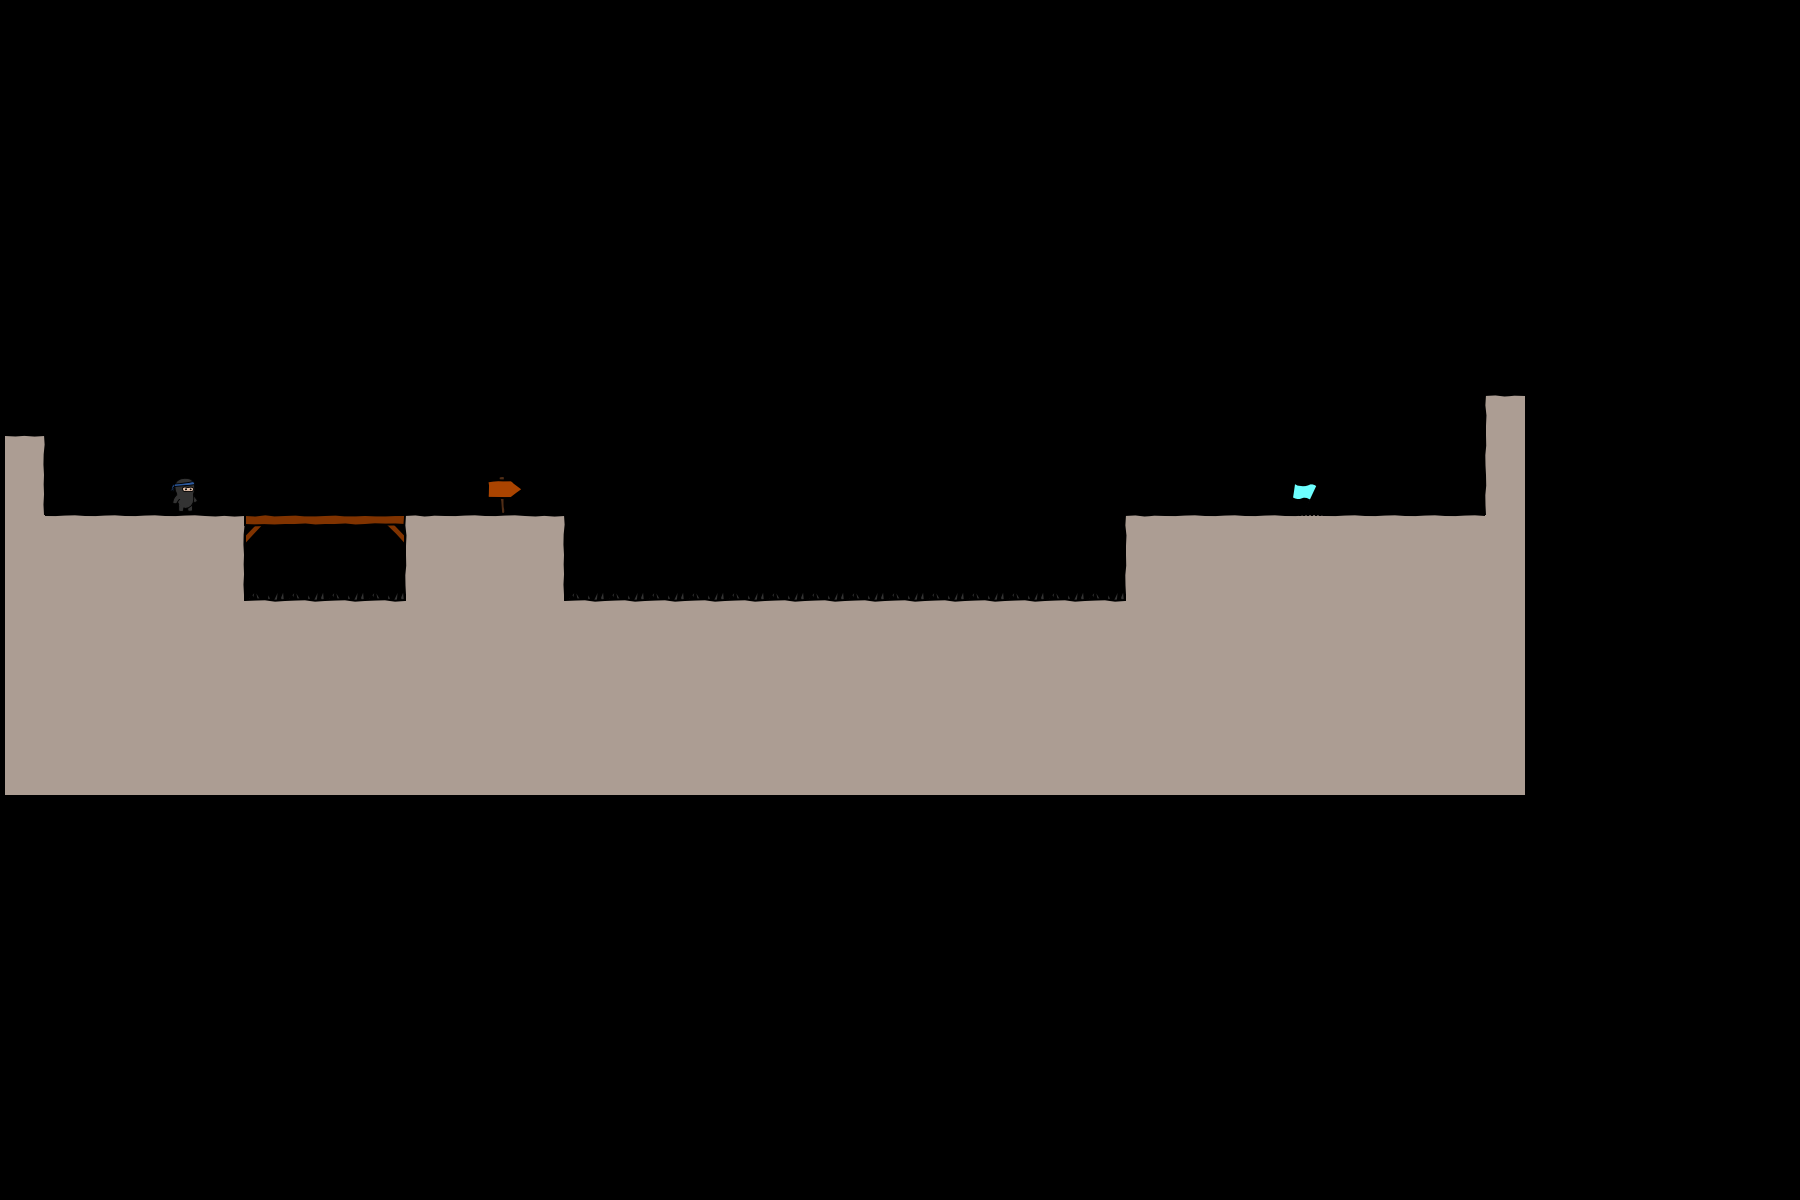

This game map was drawn from its Tiled (.tmx) file and the tilesets committed beside it. A one-line description and the full map source follow:
An orthogonal 45x30 tile map with 40x40 px tiles, 3 tile layers (bg, objects, fg), 2 tilesets.

<map version="1.0" orientation="orthogonal" width="45" height="30" tilewidth="40" tileheight="40">
 <tileset firstgid="1" name="world1" tilewidth="50" tileheight="50">
  <image source="world1.png" width="400" height="400" />
 </tileset>
 <tileset firstgid="65" name="objectpalette" tilewidth="50" tileheight="50">
  <image source="objectpalette.png" width="400" height="400" />
 </tileset>
 <layer name="bg" width="38" height="20">
  <data encoding="csv">  0,0,0,0,0,0,0,0,0,0,0,0,0,0,0,0,0,0,0,0,0,0,0,0,0,0,0,0,0,0,0,0,0,0,0,0,0,0,
  0,0,0,0,0,0,0,0,0,0,0,0,0,0,0,0,0,0,0,0,0,0,0,0,0,0,0,0,0,0,0,0,0,0,0,0,0,0,
  0,0,0,0,0,0,0,0,0,0,0,0,0,0,0,0,0,0,0,0,0,0,0,0,0,0,0,0,0,0,0,0,0,0,0,0,0,0,
  0,0,0,0,0,0,0,0,0,0,0,0,0,0,0,0,0,0,0,0,0,0,0,0,0,0,0,0,0,0,0,0,0,0,0,0,0,0,
  0,0,0,0,0,0,0,0,0,0,0,0,0,0,0,0,0,0,0,0,0,0,0,0,0,0,0,0,0,0,0,0,0,0,0,0,0,0,
  0,0,0,0,0,0,0,0,0,0,0,0,0,0,0,0,0,0,0,0,0,0,0,0,0,0,0,0,0,0,0,0,0,0,0,0,0,0,
  0,0,0,0,0,0,0,0,0,0,0,0,0,0,0,0,0,0,0,0,0,0,0,0,0,0,0,0,0,0,0,0,0,0,0,0,0,0,
  0,0,0,0,0,0,0,0,0,0,0,0,0,0,0,0,0,0,0,0,0,0,0,0,0,0,0,0,0,0,0,0,0,0,0,0,0,0,
  0,0,0,0,0,0,0,0,0,0,0,0,0,0,0,0,0,0,0,0,0,0,0,0,0,0,0,0,0,0,0,0,0,0,0,0,0,0,
  0,0,0,0,0,0,0,0,0,0,0,0,0,0,0,0,0,0,0,0,0,0,0,0,0,0,0,0,0,0,0,0,0,0,0,0,0,0,
  0,0,0,0,0,0,0,0,0,0,0,0,0,0,0,0,0,0,0,0,0,0,0,0,0,0,0,0,0,0,0,0,0,0,0,0,0,9,
  11,0,0,0,0,0,0,0,0,0,0,0,0,0,0,0,0,0,0,0,0,0,0,0,0,0,0,0,0,0,0,0,0,0,0,0,0,17,
  19,0,0,0,0,0,0,0,0,0,0,0,34,0,0,0,0,0,0,0,0,0,0,0,0,0,0,0,0,0,0,0,0,0,0,0,0,17,
  18,10,10,10,10,11,6,7,7,8,9,10,10,11,0,0,0,0,0,0,0,0,0,0,0,0,0,0,9,10,10,10,10,10,10,10,10,18,
  18,18,18,18,18,19,0,0,0,0,17,18,18,19,0,0,0,0,0,0,0,0,0,0,0,0,0,0,17,18,18,18,18,18,18,18,18,18,
  18,18,18,18,18,18,0,0,0,0,18,18,18,18,0,0,0,0,0,0,0,0,0,0,0,0,0,0,18,18,18,18,18,18,18,18,18,18,
  18,18,18,18,18,18,18,18,18,18,18,18,18,18,18,18,18,18,18,18,18,18,18,18,18,18,18,18,18,18,18,18,18,18,18,18,18,18,
  18,18,18,18,18,18,18,18,18,18,18,18,18,18,18,18,18,18,18,18,18,18,18,18,18,18,18,18,18,18,18,18,18,18,18,18,18,18,
  18,18,18,18,18,18,18,18,18,18,18,18,18,18,18,18,18,18,18,18,18,18,18,18,18,18,18,18,18,18,18,18,18,18,18,18,18,18,
  18,18,18,18,18,18,18,18,18,18,18,18,18,18,18,18,18,18,18,18,18,18,18,18,18,18,18,18,18,18,18,18,18,18,18,18,18,18
</data>
 </layer>
 <layer name="objects" width="38" height="20">
  <data encoding="csv">
  0,0,0,0,0,0,0,0,0,0,0,0,0,0,0,0,0,0,0,0,0,0,0,0,0,0,0,0,0,0,0,0,0,0,0,0,0,0,
  0,0,0,0,0,0,0,0,0,0,0,0,0,0,0,0,0,0,0,0,0,0,0,0,0,0,0,0,0,0,0,0,0,0,0,0,0,0,
  0,0,0,0,0,0,0,0,0,0,0,0,0,0,0,0,0,0,0,0,0,0,0,0,0,0,0,0,0,0,0,0,0,0,0,0,0,0,
  0,0,0,0,0,0,0,0,0,0,0,0,0,0,0,0,0,0,0,0,0,0,0,0,0,0,0,0,0,0,0,0,0,0,0,0,0,0,
  0,0,0,0,0,0,0,0,0,0,0,0,0,0,0,0,0,0,0,0,0,0,0,0,0,0,0,0,0,0,0,0,0,0,0,0,0,0,
  0,0,0,0,0,0,0,0,0,0,0,0,0,0,0,0,0,0,0,0,0,0,0,0,0,0,0,0,0,0,0,0,0,0,0,0,0,0,
  0,0,0,0,0,0,0,0,0,0,0,0,0,0,0,0,0,0,0,0,0,0,0,0,0,0,0,0,0,0,0,0,0,0,0,0,0,0,
  0,0,0,0,0,0,0,0,0,0,0,0,0,0,0,0,0,0,0,0,0,0,0,0,0,0,0,0,0,0,0,0,0,0,0,0,0,0,
  0,0,0,0,0,0,0,0,0,0,0,0,0,0,0,0,0,0,0,0,0,0,0,0,0,0,0,0,0,0,0,0,0,0,0,0,0,0,
  0,0,0,0,0,0,0,0,0,0,0,0,0,0,0,0,0,0,0,0,0,0,0,0,0,0,0,0,0,0,0,0,0,0,0,0,0,0,
  0,0,0,0,0,0,0,0,0,0,0,0,0,0,0,0,0,0,0,0,0,0,0,0,0,0,0,0,0,0,0,0,0,0,0,0,0,0,
  0,0,0,0,0,0,0,0,0,0,0,0,0,0,0,0,0,0,0,0,0,0,0,0,0,0,0,0,0,0,0,0,0,0,0,0,0,0,
  0,0,0,0,65,0,0,0,0,0,0,0,0,0,0,0,0,0,0,0,0,0,0,0,0,0,0,0,0,0,0,0,66,0,0,0,0,0,
  0,0,0,0,0,0,0,0,0,0,0,0,0,0,0,0,0,0,0,0,0,0,0,0,0,0,0,0,0,0,0,0,0,0,0,0,0,0,
  0,0,0,0,0,0,0,0,0,0,0,0,0,0,0,0,0,0,0,0,0,0,0,0,0,0,0,0,0,0,0,0,0,0,0,0,0,0,
  0,0,0,0,0,0,106,106,106,106,0,0,0,0,106,106,106,106,106,106,106,106,106,106,106,106,106,106,0,0,0,0,0,0,0,0,0,0,
  0,0,0,0,0,0,0,0,0,0,0,0,0,0,0,0,0,0,0,0,0,0,0,0,0,0,0,0,0,0,0,0,0,0,0,0,0,0,
  0,0,0,0,0,0,0,0,0,0,0,0,0,0,0,0,0,0,0,0,0,0,0,0,0,0,0,0,0,0,0,0,0,0,0,0,0,0,
  0,0,0,0,0,0,0,0,0,0,0,0,0,0,0,0,0,0,0,0,0,0,0,0,0,0,0,0,0,0,0,0,0,0,0,0,0,0,
  0,0,0,0,0,0,0,0,0,0,0,0,0,0,0,0,0,0,0,0,0,0,0,0,0,0,0,0,0,0,0,0,0,0,0,0,0,0
</data>
 </layer>
 <layer name="fg" width="38" height="20">
  <data encoding="csv">
  0,0,0,0,0,0,0,0,0,0,0,0,0,0,0,0,0,0,0,0,0,0,0,0,0,0,0,0,0,0,0,0,0,0,0,0,0,0,
  0,0,0,0,0,0,0,0,0,0,0,0,0,0,0,0,0,0,0,0,0,0,0,0,0,0,0,0,0,0,0,0,0,0,0,0,0,0,
  0,0,0,0,0,0,0,0,0,0,0,0,0,0,0,0,0,0,0,0,0,0,0,0,0,0,0,0,0,0,0,0,0,0,0,0,0,0,
  0,0,0,0,0,0,0,0,0,0,0,0,0,0,0,0,0,0,0,0,0,0,0,0,0,0,0,0,0,0,0,0,0,0,0,0,0,0,
  0,0,0,0,0,0,0,0,0,0,0,0,0,0,0,0,0,0,0,0,0,0,0,0,0,0,0,0,0,0,0,0,0,0,0,0,0,0,
  0,0,0,0,0,0,0,0,0,0,0,0,0,0,0,0,0,0,0,0,0,0,0,0,0,0,0,0,0,0,0,0,0,0,0,0,0,0,
  0,0,0,0,0,0,0,0,0,0,0,0,0,0,0,0,0,0,0,0,0,0,0,0,0,0,0,0,0,0,0,0,0,0,0,0,0,0,
  0,0,0,0,0,0,0,0,0,0,0,0,0,0,0,0,0,0,0,0,0,0,0,0,0,0,0,0,0,0,0,0,0,0,0,0,0,0,
  0,0,0,0,0,0,0,0,0,0,0,0,0,0,0,0,0,0,0,0,0,0,0,0,0,0,0,0,0,0,0,0,0,0,0,0,0,0,
  0,0,0,0,0,0,0,0,0,0,0,0,0,0,0,0,0,0,0,0,0,0,0,0,0,0,0,0,0,0,0,0,0,0,0,0,0,0,
  0,0,0,0,0,0,0,0,0,0,0,0,0,0,0,0,0,0,0,0,0,0,0,0,0,0,0,0,0,0,0,0,0,0,0,0,0,0,
  0,0,0,0,0,0,0,0,0,0,0,0,0,0,0,0,0,0,0,0,0,0,0,0,0,0,0,0,0,0,0,0,0,0,0,0,0,0,
  0,0,0,0,0,0,0,0,0,0,0,0,0,0,0,0,0,0,0,0,0,0,0,0,0,0,0,0,0,0,0,0,0,0,0,0,0,0,
  0,0,0,0,0,0,0,0,0,0,0,0,0,0,0,0,0,0,0,0,0,0,0,0,0,0,0,0,0,0,0,0,0,0,0,0,0,0,
  0,0,0,0,0,0,0,0,0,0,0,0,0,0,0,0,0,0,0,0,0,0,0,0,0,0,0,0,0,0,0,0,0,0,0,0,0,0,
  0,0,0,0,0,0,0,0,0,0,0,0,0,0,0,0,0,0,0,0,0,0,0,0,0,0,0,0,0,0,0,0,0,0,0,0,0,0,
  0,0,0,0,0,0,0,0,0,0,0,0,0,0,0,0,0,0,0,0,0,0,0,0,0,0,0,0,0,0,0,0,0,0,0,0,0,0,
  0,0,0,0,0,0,0,0,0,0,0,0,0,0,0,0,0,0,0,0,0,0,0,0,0,0,0,0,0,0,0,0,0,0,0,0,0,0,
  0,0,0,0,0,0,0,0,0,0,0,0,0,0,0,0,0,0,0,0,0,0,0,0,0,0,0,0,0,0,0,0,0,0,0,0,0,0,
  0,0,0,0,0,0,0,0,0,0,0,0,0,0,0,0,0,0,0,0,0,0,0,0,0,0,0,0,0,0,0,0,0,0,0,0,0,0
</data>
 </layer>
</map>
